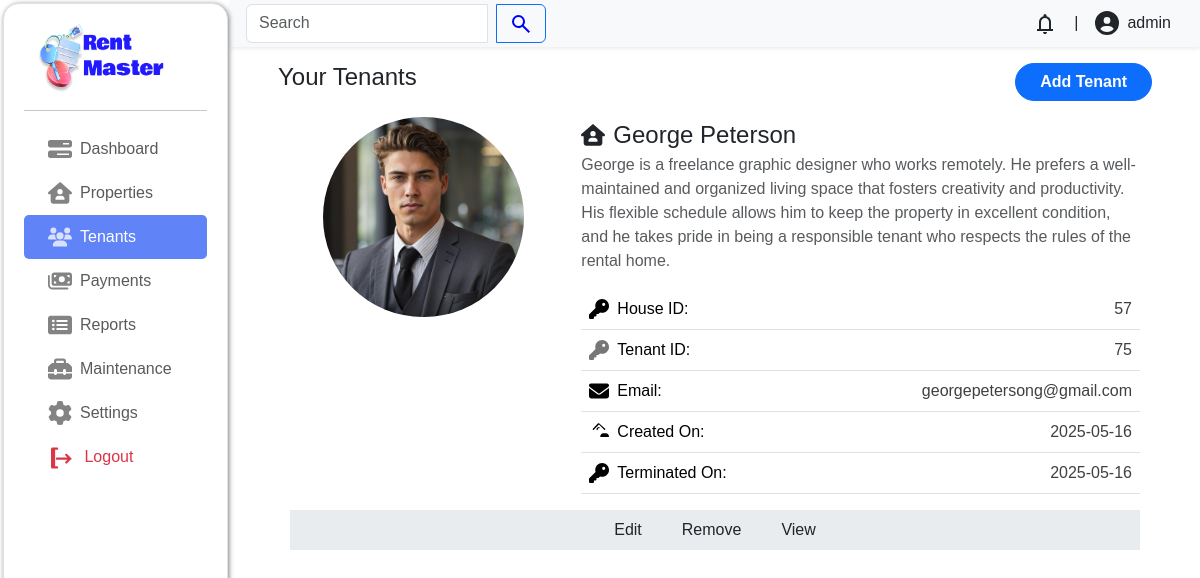
The page /admin/index.php?page=tenants/index (signed in) on the database its author committed.
### tables this page shows
CREATE TABLE `tenants` (
  `tenant_id` int(11) NOT NULL,
  `user_id` int(11) NOT NULL,
  `property_id` int(11) NOT NULL,
  `tenant_status` enum('pending','active','terminated') NOT NULL DEFAULT 'pending',
  `tenant_date_created` date NOT NULL DEFAULT current_timestamp(),
  `tenant_terminated_at` date DEFAULT NULL
);

CREATE TABLE `users` (
  `user_id` int(11) NOT NULL,
  `user_name` varchar(100) DEFAULT NULL,
  `user_email` varchar(100) NOT NULL,
  `user_password` varchar(100) DEFAULT NULL,
  `user_phone_number` varchar(50) NOT NULL,
  `user_address` varchar(100) NOT NULL,
  `user_description` varchar(2000) DEFAULT NULL,
  `user_image` varchar(500) DEFAULT NULL,
  `user_role` enum('tenant','landlord','visitor') NOT NULL
);

CREATE TABLE `properties` (
  `property_id` int(11) NOT NULL,
  `property_name` varchar(100) NOT NULL,
  `property_location` varchar(200) NOT NULL,
  `property_date_created` date NOT NULL,
  `property_description` varchar(1000) NOT NULL,
  `property_status` enum('available','unavailable') NOT NULL DEFAULT 'available',
  `property_rental_price` decimal(10,0) NOT NULL,
  `latitude` decimal(10,8) DEFAULT NULL,
  `longitude` decimal(11,8) DEFAULT NULL
);

### admin/tenants/index.php (the view, shortened to what this page needs)
<?php
$servername = "localhost";
$username = "root";
$password = "";
$dbname = "rentsystem";
$conn = mysqli_connect($servername, $username, $password, $dbname);
$query = "
    SELECT tenants.*, users.*, properties.*, tenants.tenant_date_created, tenants.tenant_terminated_at
    FROM tenants
    JOIN users ON tenants.user_id = users.user_id
    JOIN properties ON tenants.property_id = properties.property_id
    WHERE tenants.tenant_status = 'active';
";
$result = mysqli_query($conn, $query);
?>
<div class="container px-lg-5">
    <header class="d-flex justify-content-between mt-3">
        <h4 class="fw-medium">Your Tenants</h4>
        <a href="?page=tenants/create" class="btn btn-primary fw-bold rounded-5 px-4">
            Add Tenant
        </a>
    </header>
    <div class="container mt-3 mb-5">
        <div class="row row-cols-1 gap-5">
            <?php while ($row = mysqli_fetch_assoc($result)) : ?>
                <div class="col">
                    <div class="row gy-2">
                        <div class="col col-lg-4 col-md-6 col-12 d-flex align-items-start justify-content-center">
                        <img class="rounded-circle " width="75%" style="aspect-ratio: 1/1;"
                                 src="<?php echo htmlspecialchars($row['user_image']); ?>"
                                 alt="Tenant <?php echo htmlspecialchars($row['tenant_id']); ?>">
                        </div>
                        <div class="col col-lg-8 col-md-6 col-12">
                            <div>
                                <div class=" d-flex align-items-center gap-2">
                                    <div class=" fw-medium fs-4"><?php echo htmlspecialchars($row['user_name']); ?></div>
                                </div>
                                <p class="opacity-75"><?php echo htmlspecialchars($row['user_description']); ?></p>
                            </div>
                            <div class="d-flex justify-content-between">
                                <table class="table">
                                    <tbody>
                                        <tr>
                                            <td class="fw-medium d-flex align-items-center gap-2">
                                            House ID:</td>
                                            <td class="text-right opacity-75"><?php echo htmlspecialchars($row['property_id']); ?></td>
                                        </tr>
                                        <tr>
                                            <td class="fw-medium d-flex align-items-center gap-2">
                                            Tenant ID:</td>
                                            <td class="text-right opacity-75"><?php echo htmlspecialchars($row['tenant_id']); ?></td>
                                        </tr>
                                        <tr>
                                            <td class="fw-medium d-flex align-items-center gap-2">
                                            Email:</td>
                                            <td class="text-right opacity-75"><?php echo htmlspecialchars($row['user_email']); ?></td>
                                        </tr>
                                        <tr>
                                            <td class="fw-medium d-flex align-items-center gap-2">
                                            Created On:</td>
                                            <td class="text-right opacity-75"><?php echo htmlspecialchars($row['tenant_date_created']); ?></td>
                                        </tr>
                                        <tr>
                                            <td class="fw-medium d-flex align-items-center gap-2">
                                            Terminated On:</td>
                                            <td class="text-right opacity-75"><?php echo htmlspecialchars($row['tenant_terminated_at']); ?></td>
                                        </tr>
                                    </tbody>
                                </table>
                            </div>
                        </div>
                    </div>
                    <div class="bg-body-secondary d-flex justify-content-center gap-2">
                        <a href="?page=tenants/update&tenant_id=<?php echo htmlspecialchars($row['tenant_id']); ?>" class="hover-btn px-3 py-2 text-decoration-none nav-link">Edit</a>
                        <a href="?page=tenants/delete&tenant_id=<?php echo htmlspecialchars($row['tenant_id']); ?>" class="hover-btn px-3 py-2 text-decoration-none nav-link">Remove</a>
                        <a href="?page=tenants/view&tenant_id=<?php echo htmlspecialchars($row['tenant_id']); ?>" class="hover-btn px-3 py-2 text-decoration-none nav-link">View</a>
                    </div>
                </div>
            <?php endwhile; ?>
        </div>
    </div>
</div>

### admin/css/style.css (style rules this page uses)
html { font-size: 16px; font-family: sans-serif; }
body { display: flex; }
*, *::before, *::after { box-sizing: border-box; }
:root { --main-bg: #FAFAFA; --sub-bg: #C7EEFF; --accent: #2938ff; --fc1: #1D242B; --p: #323232; --fw1: 700; --fw2: 400; }
body { background-color: var(--main-bg); }
.text-right { text-align: right; }

### rows shown on the page
tenants: user.user_image (picture), user.user_name "George Peterson", user.user_description "George is a freelance graphic designer who works remotely. He prefers a well-maintained and organized living space that fosters creativity and productivity. His flexible schedule allows him to keep the property in excellent condition, and he takes pride in being a responsible tenant who respects the rules of the rental home.", property.property_id "57", tenant_id "75", user.user_email "georgepetersong@gmail.com", tenant_date_created "2025-05-16", tenant_terminated_at "2025-05-16"
